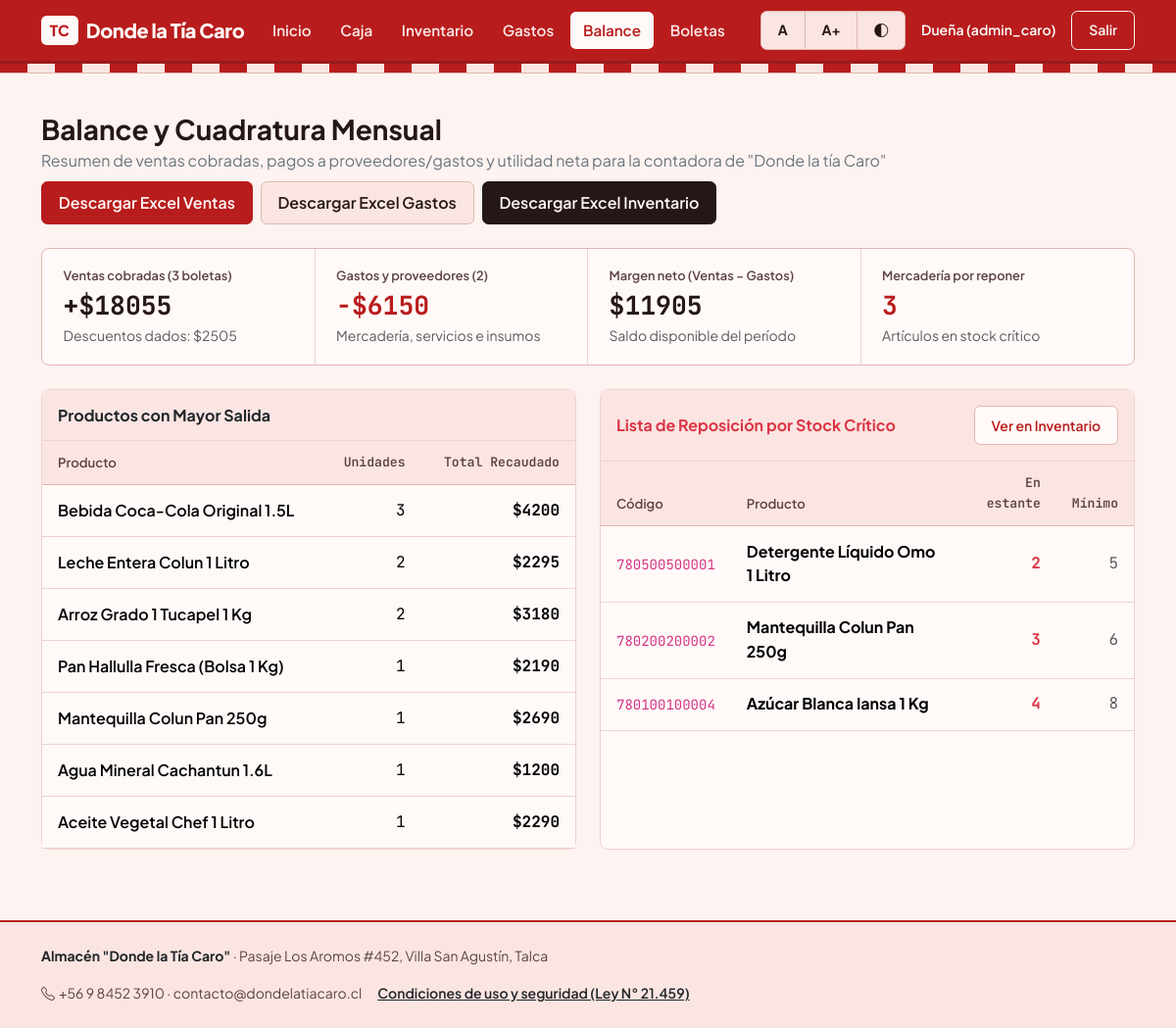
The page /finanzas/resumen/ (signed in) on the database its author committed.
### productos/models.py (models this page shows, shortened)
class DetalleBoleta(models.Model):
    boleta = models.ForeignKey(
        Boleta,
        on_delete=models.CASCADE,
        related_name='detalles'
    )
    producto = models.ForeignKey(
        Producto,
        on_delete=models.SET_NULL,
        null=True,
        blank=True
    )
    nombre_producto = models.CharField(max_length=100)
    precio_unitario = models.DecimalField(max_digits=10, decimal_places=2)
    cantidad = models.PositiveIntegerField()
    subtotal_original = models.DecimalField(max_digits=12, decimal_places=2)
    descuento = models.DecimalField(max_digits=12, decimal_places=2, default=0)
    subtotal_final = models.DecimalField(max_digits=12, decimal_places=2)

class Producto(models.Model):
    CATEGORIA_CHOICES = [
        ('abarrotes', 'Abarrotes y Despensa'),
        ('lacteos', 'Lácteos y Refrigerados'),
        ('bebidas', 'Bebidas, Aguas y Jugos'),
        ('panaderia', 'Panadería y Bollería'),
        ('aseo', 'Aseo y Hogar'),
        ('confites', 'Confites y Snacks'),
        ('otros', 'Otros'),
    ]
    codigo = models.CharField(
        max_length=50,
        blank=True,
        default='',
        help_text="Código de barras o código interno"
    )
    nombre = models.CharField(max_length=100)
    categoria = models.CharField(
        max_length=30,
        choices=CATEGORIA_CHOICES,
        default='abarrotes'
    )
    descripcion = models.TextField(blank=True)
    precio_costo = models.DecimalField(
        max_digits=10,
        decimal_places=2,
        default=0,
        validators=[MinValueValidator(0)]
    )
    precio = models.DecimalField(
        max_digits=10,
        decimal_places=2,
        validators=[MinValueValidator(1)]
    )
    stock = models.PositiveIntegerField(default=0)
    stock_minimo = models.PositiveIntegerField(default=5)

### productos/views.py (the view)
# urls.py: path('finanzas/resumen/', views.resumen_financiero, name='resumen_financiero'),
@login_required
@user_passes_test(es_admin, login_url='inicio')
def resumen_financiero(request):
    ventas_totales = Boleta.objects.aggregate(s=Sum('total'))['s'] or Decimal('0.00')
    descuentos_otorgados = Boleta.objects.aggregate(s=Sum('ahorro'))['s'] or Decimal('0.00')
    gastos_totales = Gasto.objects.aggregate(s=Sum('monto'))['s'] or Decimal('0.00')
    margen_neto = ventas_totales - gastos_totales
    cantidad_boletas = Boleta.objects.count()
    cantidad_gastos = Gasto.objects.count()
    productos_criticos = Producto.objects.filter(stock__lte=F('stock_minimo')).order_by('stock')
    ventas_por_medio = (
        Boleta.objects.values('medio_pago')
        .annotate(total=Sum('total'), cantidad=Count('id'))
        .order_by('-total')
    )
    gastos_por_categoria = (
        Gasto.objects.values('categoria')
        .annotate(total=Sum('monto'), cantidad=Count('id'))
        .order_by('-total')
    )
    top_productos = (
        DetalleBoleta.objects.values('nombre_producto')
        .annotate(unidades=Sum('cantidad'), recaudado=Sum('subtotal_final'))
        .order_by('-unidades')[:8]
    )
    return render(request, 'finanzas/resumen.html', {
        'ventas_totales': ventas_totales,
        'descuentos_otorgados': descuentos_otorgados,
        'gastos_totales': gastos_totales,
        'margen_neto': margen_neto,
        'cantidad_boletas': cantidad_boletas,
        'cantidad_gastos': cantidad_gastos,
        'productos_criticos': productos_criticos,
        'ventas_por_medio': ventas_por_medio,
        'gastos_por_categoria': gastos_por_categoria,
        'top_productos': top_productos,
    })

### templates/finanzas/resumen.html (shortened to what this page needs)
{% extends 'base.html' %}
{% block content %}
<div class="d-flex flex-wrap justify-content-between align-items-center gap-2 mb-4">
    <div>
        <h1 class="h3 fw-bold mb-1">
            Balance y Cuadratura Mensual
        </h1>
        <p class="text-secondary mb-0">
            Resumen de ventas cobradas, pagos a proveedores/gastos y utilidad neta para la contadora de "Donde la tía Caro"
        </p>
    </div>
    <div class="d-flex flex-wrap gap-2">
        <a href="{% url 'exportar_excel' 'ventas' %}" class="btn btn-primary">
            Descargar Excel Ventas
        </a>
        <a href="{% url 'exportar_excel' 'gastos' %}" class="btn btn-warning">
            Descargar Excel Gastos
        </a>
        <a href="{% url 'exportar_excel' 'productos' %}" class="btn btn-dark">
            Descargar Excel Inventario
        </a>
    </div>
</div>
<div class="kpi-strip mb-4">
    <div class="row g-0">
        <div class="col-md-3 kpi-cell">
            <div class="kpi-label">Ventas cobradas ({{ cantidad_boletas }} boletas)</div>
            <div class="kpi-value">+${{ ventas_totales|floatformat:0 }}</div>
            <div class="small text-muted mt-1">Descuentos dados: ${{ descuentos_otorgados|floatformat:0 }}</div>
        </div>
        <div class="col-md-3 kpi-cell">
            <div class="kpi-label">Gastos y proveedores ({{ cantidad_gastos }})</div>
            <div class="kpi-value text-brand">-${{ gastos_totales|floatformat:0 }}</div>
            <div class="small text-muted mt-1">Mercadería, servicios e insumos</div>
        </div>
        <div class="col-md-3 kpi-cell">
            <div class="kpi-label">Margen neto (Ventas − Gastos)</div>
            <div class="kpi-value {% if margen_neto < 0 %}text-brand{% endif %}">
                ${{ margen_neto|floatformat:0 }}
            </div>
            <div class="small text-muted mt-1">Saldo disponible del período</div>
        </div>
        <div class="col-md-3 kpi-cell">
            <div class="kpi-label">Mercadería por reponer</div>
            <div class="kpi-value {% if productos_criticos|length > 0 %}text-brand{% endif %}">
                {{ productos_criticos|length }}
            </div>
            <div class="small text-muted mt-1">Artículos en stock crítico</div>
        </div>
    </div>
</div>
<div class="row g-4">
    <div class="col-lg-6">
        <div class="card h-100">
            <div class="card-header py-3">
                <h3 class="h6 fw-bold mb-0">Productos con Mayor Salida</h3>
            </div>
            <div class="table-responsive">
                <table class="table align-middle mb-0">
                    <thead>
                        <tr>
                            <th>Producto</th>
                            <th class="text-end num">Unidades</th>
                            <th class="text-end num">Total Recaudado</th>
                        </tr>
                    </thead>
                    <tbody>
                        {% for tp in top_productos %}
                        <tr>
                            <td class="fw-semibold">{{ tp.nombre_producto }}</td>
                            <td class="text-end num">{{ tp.unidades }}</td>
                            <td class="text-end num fw-bold">${{ tp.recaudado|floatformat:0 }}</td>
                        </tr>
                        {% empty %}
                        <tr><td colspan="3" class="text-center py-3 text-muted">Aún no hay ventas registradas.</td></tr>
                        {% endfor %}
                    </tbody>
                </table>
            </div>
        </div>
    </div>
    <div class="col-lg-6">
        <div class="card h-100">
            <div class="card-header py-3 d-flex justify-content-between align-items-center">
                <h3 class="h6 fw-bold mb-0 text-danger">Lista de Reposición por Stock Crítico</h3>
                <a href="{% url 'producto_list' %}?critico=1" class="btn btn-sm btn-outline-primary">Ver en Inventario</a>
            </div>
            <div class="table-responsive">
                <table class="table align-middle mb-0">
                    <thead>
                        <tr>
                            <th>Código</th>
                            <th>Producto</th>
                            <th class="text-end num">En estante</th>
                            <th class="text-end num">Mínimo</th>
                        </tr>
                    </thead>
                    <tbody>
                        {% for pc in productos_criticos %}
                        <tr>
                            <td><code>{{ pc.codigo|default:"S/C" }}</code></td>
                            <td class="fw-bold">{{ pc.nombre }}</td>
                            <td class="text-end num fw-bold text-danger">{{ pc.stock }}</td>
                            <td class="text-end num text-muted">{{ pc.stock_minimo }}</td>
                        </tr>
                        {% empty %}
                        <tr><td colspan="4" class="text-center py-3 text-muted">Todo el inventario está sobre el stock mínimo.</td></tr>
                        {% endfor %}
                    </tbody>
                </table>
            </div>
        </div>
    </div>
</div>
{% endblock %}

### templates/base.html (shortened to what this page needs)
{% load static %}
<!DOCTYPE html>
<html lang="es">
<head>
    <link href="{% static 'vendor/bootstrap.min.css' %}" rel="stylesheet">
    <link href="https://cdn.jsdelivr.net/npm/bootstrap-icons@1.11.3/font/bootstrap-icons.min.css" rel="stylesheet">
    <link rel="stylesheet" href="{% static 'css/base.css' %}">
</head>
<body>
    <nav class="navbar navbar-expand-lg navbar-dark navbar-tiacaro sticky-top">
        <div class="container">
            <a class="navbar-brand d-flex align-items-center gap-2" href="{% url 'inicio' %}">
                <span class="brand-mark">TC</span>
                <span>Donde la Tía Caro</span>
            </a>
            <div class="collapse navbar-collapse" id="menuPrincipal">
                <ul class="navbar-nav me-auto mb-2 mb-lg-0 gap-1">
                    <li class="nav-item">
                        <a class="nav-link {% if request.resolver_match.url_name == 'inicio' %}active{% endif %}" href="{% url 'inicio' %}">
                            Inicio
                        </a>
                    </li>
                    {% if user.is_authenticated %}
                    <li class="nav-item">
                        <a class="nav-link {% if 'carrito' in request.path %}active{% endif %}" href="{% url 'ver_carrito' %}">
                            Caja
                        </a>
                    </li>
                    {% if user.is_staff or user.is_superuser %}
                    <li class="nav-item">
                        <a class="nav-link {% if 'productos' in request.path or 'ofertas' in request.path %}active{% endif %}" href="{% url 'producto_list' %}">
                            Inventario
                        </a>
                    </li>
                    <li class="nav-item">
                        <a class="nav-link {% if 'gastos' in request.path %}active{% endif %}" href="{% url 'gasto_list' %}">
                            Gastos
                        </a>
                    </li>
                    <li class="nav-item">
                        <a class="nav-link {% if 'finanzas' in request.path %}active{% endif %}" href="{% url 'resumen_financiero' %}">
                            Balance
                        </a>
                    </li>
                    {% endif %}
                    <li class="nav-item">
                        <a class="nav-link {% if 'ventas' in request.path or 'boleta' in request.path %}active{% endif %}" href="{% url 'historial_boletas' %}">
                            Boletas
                        </a>
                    </li>
                    {% endif %}
                </ul>
                <div class="d-flex flex-wrap align-items-center gap-2">
                    <div class="btn-group btn-group-sm" role="group" aria-label="Tamaño de letra">
                        <button type="button" class="btn btn-light fw-bold" onclick="setFontScale(1)" title="Letra normal">A</button>
                        <button type="button" class="btn btn-light fw-bold" onclick="setFontScale(1.18)" title="Letra grande">A+</button>
                        <button type="button" class="btn btn-light fw-bold" onclick="toggleContrast()" title="Alto contraste">
                            <i class="bi bi-circle-half"></i>
                        </button>
                    </div>
                    {% if user.is_authenticated %}
                        <span class="text-white small fw-semibold px-2">
                            {% if user.is_superuser or user.is_staff %}Dueña ({{ user.username }}){% else %}Cajero ({{ user.username }}){% endif %}
                        </span>
                        <form method="POST" action="{% url 'logout' %}" class="m-0">
                            <button type="submit" class="btn btn-outline-light btn-sm">
                                Salir
                            </button>
                        </form>
                    {% else %}
                        <a href="{% url 'login' %}" class="btn btn-light btn-sm fw-bold">
                            Entrar
                        </a>
                    {% endif %}
                </div>
            </div>
        </div>
    </nav>
    <div class="toldo-stripes"></div>
    <main class="container my-4 flex-grow-1">
        {% block content %}
        {% endblock %}
    </main>
    <footer class="footer-tiacaro mt-5">
        <div class="container">
            <div class="d-flex flex-wrap justify-content-between align-items-center gap-3 small">
                <div>
                    <strong class="text-dark">Almacén "Donde la Tía Caro"</strong> · Pasaje Los Aromos #452, Villa San Agustín, Talca
                </div>
                <div class="d-flex flex-wrap align-items-center gap-3">
                    <span><i class="bi bi-telephone me-1"></i>+56 9 8452 3910 · contacto@dondelatiacaro.cl</span>
                    <a href="{% url 'seguridad_ley21459' %}" class="text-dark fw-semibold text-decoration-underline">
                        Condiciones de uso y seguridad (Ley N° 21.459)
                    </a>
                </div>
            </div>
        </div>
    </footer>
</body>
</html>

### rows shown on the page
DetalleBoleta: nombre_producto "Bebida Coca-Cola Original 1.5L", unidades "3", recaudado "4200"
DetalleBoleta: nombre_producto "Leche Entera Colun 1 Litro", unidades "2", recaudado "2295"
DetalleBoleta: nombre_producto "Arroz Grado 1 Tucapel 1 Kg", unidades "2", recaudado "3180"
DetalleBoleta: nombre_producto "Pan Hallulla Fresca (Bolsa 1 Kg)", unidades "1", recaudado "2190"
DetalleBoleta: nombre_producto "Mantequilla Colun Pan 250g", unidades "1", recaudado "2690"
DetalleBoleta: nombre_producto "Agua Mineral Cachantun 1.6L", unidades "1", recaudado "1200"
DetalleBoleta: nombre_producto "Aceite Vegetal Chef 1 Litro", unidades "1", recaudado "2290"
Producto: codigo "780500500001", nombre "Detergente Líquido Omo 1 Litro", stock "2", stock_minimo "5"
Producto: codigo "780200200002", nombre "Mantequilla Colun Pan 250g", stock "3", stock_minimo "6"
Producto: codigo "780100100004", nombre "Azúcar Blanca Iansa 1 Kg", stock "4", stock_minimo "8"

### other values the page prints
{{ user.username }} "admin_caro"
{{ cantidad_boletas }} "3"
{{ ventas_totales|floatformat:0 }} "18055"
{{ descuentos_otorgados|floatformat:0 }} "2505"
{{ cantidad_gastos }} "2"
{{ gastos_totales|floatformat:0 }} "6150"
{{ margen_neto|floatformat:0 }} "11905"
{{ productos_criticos|length }} "3"
